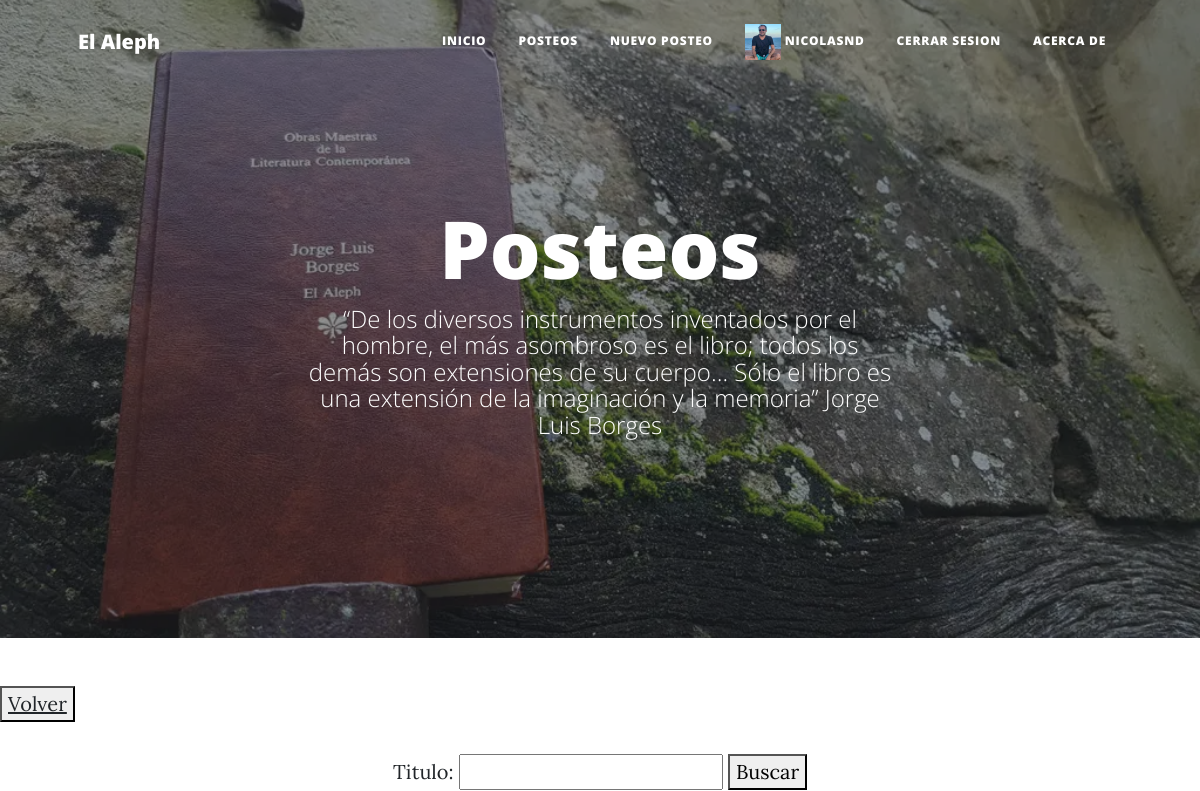
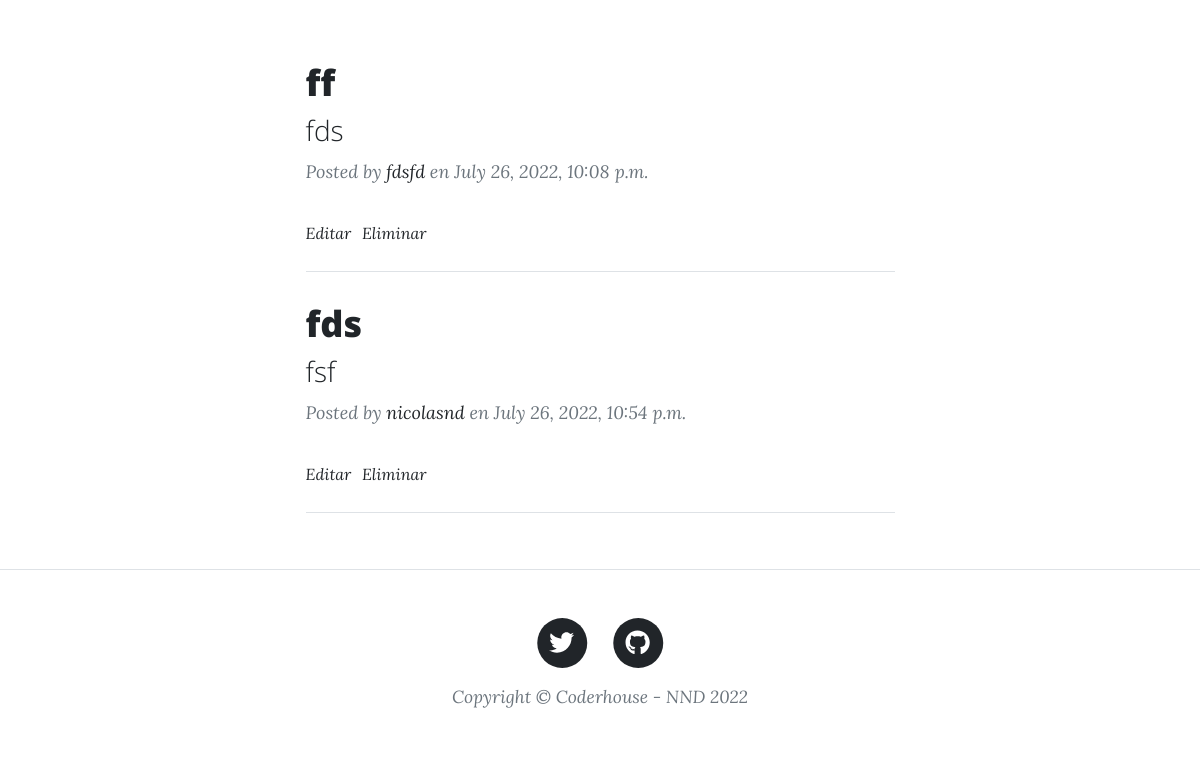
/blog/listado_posteos/ (signed in), run on an earlier commit of the app's database (2 pictures, top to bottom).
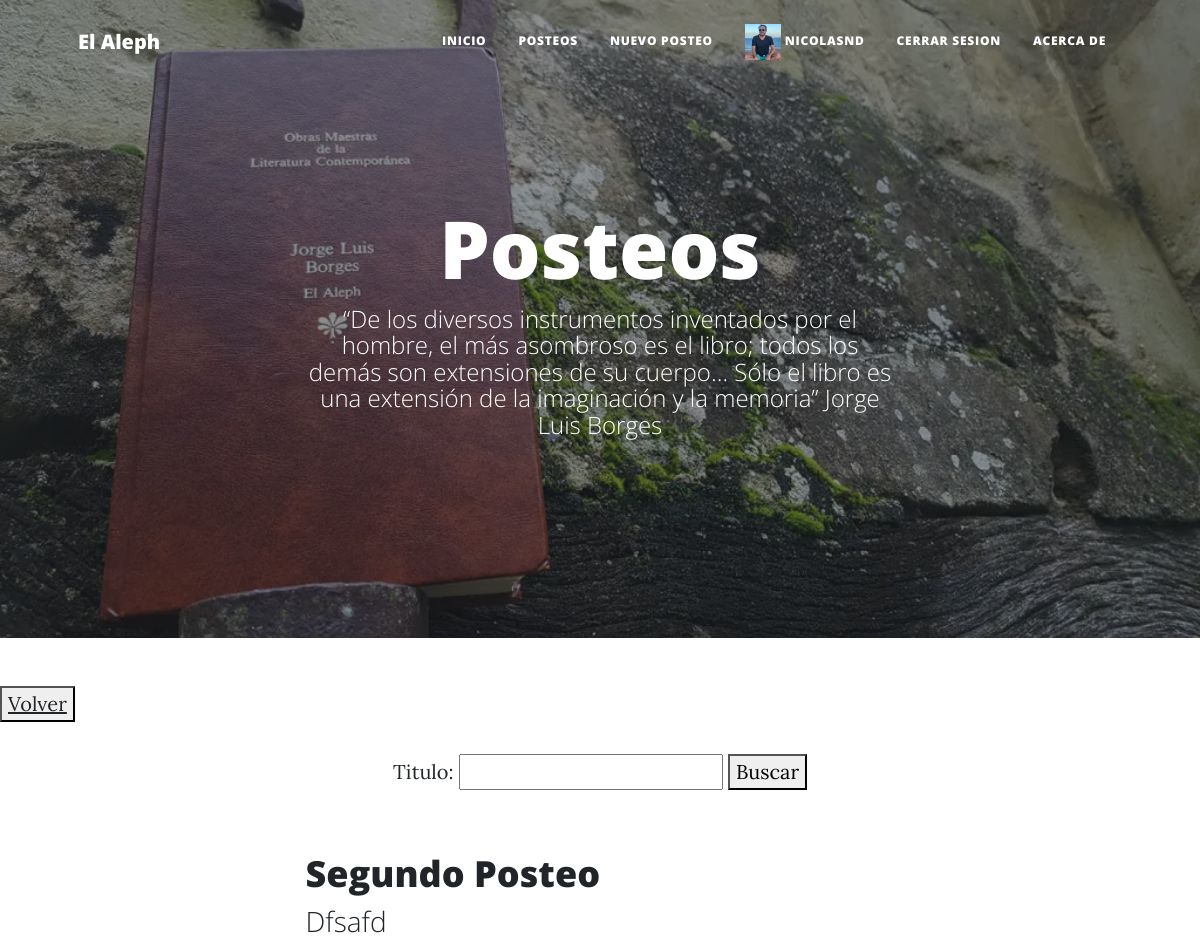
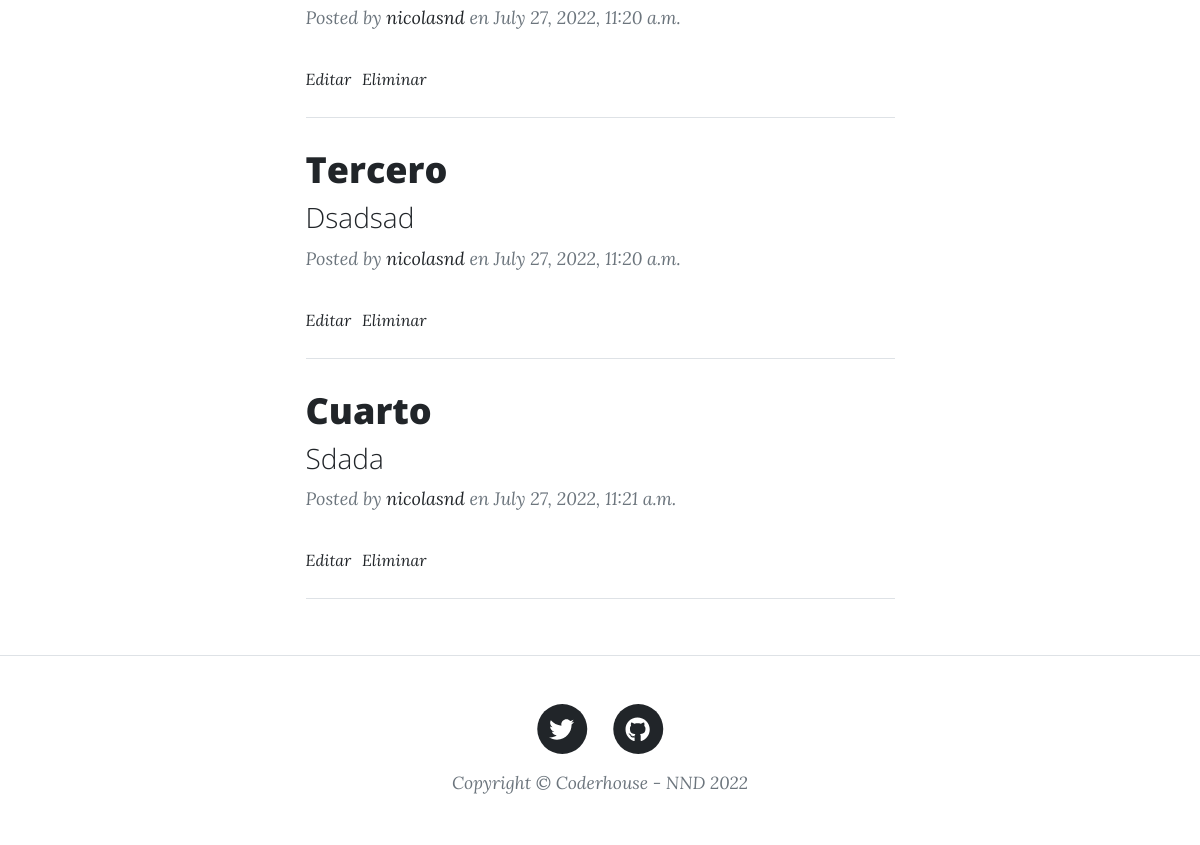
And on a later commit of the database (2 pictures, top to bottom).
### accounts/models.py (models this page shows, shortened)
class MasDatosUsuario(models.Model):
    user = models.OneToOneField(User, on_delete=models.CASCADE)
    avatar = models.ImageField(upload_to='avatares', null=True, blank=True)

### blog/models.py (models this page shows, shortened)
class Posteo(models.Model):
    titulo = models.CharField(max_length=30)
    subtitulo = models.CharField(max_length=30)
    contenido = RichTextField(null=True)
    autor = models.CharField(max_length=30)
    fecha_creacion = models.DateTimeField(null=True)
    imagen = models.ImageField(upload_to='posteos', blank=True)

### blog/views.py (the view)
# urls.py: path('listado_posteos/', ListadoPosteos.as_view(), name= "listado_posteos"),
class ListadoPosteos(ListView):
    model = Posteo
    template_name = 'blog/listado_posteos.html'
    def get_queryset(self):
        titulo = self.request.GET.get("titulo", "")
        if titulo:
            object_list = self.model.objects.filter(titulo__icontains=titulo)
        else:
            object_list = self.model.objects.all()
        return object_list
    def get_context_data(self, **kwargs):
        context = super().get_context_data(**kwargs)
        context["form"] = BusquedaPosteo()
        return context

### blog/forms.py
class BusquedaPosteo(forms.Form):
    titulo = forms.CharField(max_length=30, required=False)

### templates/blog/listado_posteos.html (shortened to what this page needs)
{% extends 'base.html' %}
{% block header %}
{% load static %}
<header class="masthead" style="background-image: url({% static 'inicio/assets/img/aleph.jpg' %})">
    <div class="container position-relative px-4 px-lg-5">
        <div class="row gx-4 gx-lg-5 justify-content-center">
            <div class="col-md-10 col-lg-8 col-xl-7">
                <div class="page-heading">
                    <h1>Posteos</h1>
                    <span class="subheading">“De los diversos instrumentos inventados por el hombre, el más asombroso es el libro; todos los demás son extensiones de su cuerpo… Sólo el libro es una extensión de la imaginación y la memoria” Jorge Luis Borges</span>
                </div>
            </div>
        </div>
    </div>
</header>
{% endblock header %}
{% block despues_del_header %}
<p>
    <button>
        <a href={% url 'index' %}>Volver</a>
    </button>
</p>
<p>
    <center>
        <form action={% url 'listado_posteos' %}>
            {{form}}
            <button>Buscar</button>
    </center>
</p>
<p>
    <div class="container px-4 px-lg-5">
        <div class="row gx-4 gx-lg-5 justify-content-center">
            <div class="col-md-10 col-lg-8 col-xl-7">
                {% if object_list %}
                    {% for posteo in object_list %}
                        <div class="post-preview">
                            <a href={% url 'posteo' posteo.id%}>
                                <h2 class="post-title">{{posteo.titulo}}</h2>
                                <h3 class="post-subtitle">{{posteo.subtitulo}}</h3>
                            <p class="post-meta">
                                Posted by
                                <a href={% url 'perfil' %}>{{posteo.autor}}</a>
                                en {{posteo.fecha_creacion}}
                            </p>
                        </div>
                        {% if request.user.is_authenticated %}
                        <font size=3><i><a href={% url 'editar_posteo' posteo.id %}> Editar</a></font></i>&nbsp
                        <font size=3><i><a href={% url 'eliminar_posteo' posteo.id %}>Eliminar</a></font></i>
                        {% endif %}
                        <hr class="my-4" />
                    {% endfor %}
                </div>
            </div>
        </div>
            {% else %}
            <p> <b>
                No se encontraron datos.
            </b>
            {% endif %}
</p>
{% endblock despues_del_header %}

### templates/base.html (shortened to what this page needs)
<!DOCTYPE html>
<html lang="en">
    <head>
        {% load static %}
        <link href={% static 'inicio/css/styles.css' %} rel="stylesheet" />
    </head>
    <body>
        <nav class="navbar navbar-expand-lg navbar-light" id="mainNav">
            <div class="container px-4 px-lg-5">
                <a class="navbar-brand" href={% url 'index' %}>El Aleph</a>
                <div class="collapse navbar-collapse" id="navbarResponsive">
                    <ul class="navbar-nav ms-auto py-4 py-lg-0">
                        <li class="nav-item"><a class="nav-link px-lg-3 py-3 py-lg-4" href={% url 'index' %}>Inicio</a></li>
                        <li class="nav-item"><a class="nav-link px-lg-3 py-3 py-lg-4" href={% url 'listado_posteos' %}>Posteos</a></li>
                        {% if request.user.is_authenticated %}
                        <li class="nav-item"><a class="nav-link px-lg-3 py-3 py-lg-4" href={% url 'crear_posteo' %}>Nuevo posteo</a></li>
                        <li class="nav-item"><a class="nav-link px-lg-3 py-3 py-lg-3" href={% url 'perfil' %}>
                            {% if request.user.masdatosusuario.avatar %}
                            <img src={{request.user.masdatosusuario.avatar.url}} alt="" height=36>
                            {% endif %}
                            {{request.user.username}}</a></li>
                        <li class="nav-item"><a class="nav-link px-lg-3 py-3 py-lg-4" href={% url 'logout' %}>Cerrar sesion</a></li>
                        {% else %}
                        <li class="nav-item"><a class="nav-link px-lg-3 py-3 py-lg-4" href={% url 'login' %}>Acceder</a></li>
                        <li class="nav-item"><a class="nav-link px-lg-3 py-3 py-lg-4" href={% url 'registro' %}>Registro</a></li>
                        {% endif %}
                        <li class="nav-item"><a class="nav-link px-lg-3 py-3 py-lg-4" href={% url 'about' %}>Acerca de</a></li>
                    </ul>
                </div>
            </div>
        </nav>
        {% block header %}{% endblock header %}
        {% block despues_del_header %}
        {% endblock despues_del_header %}
        <footer class="border-top">
            <div class="container px-4 px-lg-5">
                <div class="row gx-4 gx-lg-5 justify-content-center">
                    <div class="col-md-10 col-lg-8 col-xl-7">
                        <ul class="list-inline text-center">
                            <li class="list-inline-item">
                                <a href="https://www.twitter.com/borgesjorgel" target='_blanck'>
                                    <span class="fa-stack fa-lg">
                                        <i class="fas fa-circle fa-stack-2x"></i>
                                        <i class="fab fa-twitter fa-stack-1x fa-inverse"></i>
                                    </span>
                                </a>
                            </li>
                            <li class="list-inline-item">
                                <a href="https://github.com/niconievadumas/ProyectoFinal-NievaDumas" target='_blanck'>
                                    <span class="fa-stack fa-lg">
                                        <i class="fas fa-circle fa-stack-2x"></i>
                                        <i class="fab fa-github fa-stack-1x fa-inverse"></i>
                                    </span>
                                </a>
                            </li>
                        </ul>
                        <div class="small text-center text-muted fst-italic">Copyright &copy; Coderhouse - NND 2022</div>
                    </div>
                </div>
            </div>
        </footer>
    </body>
</html>

What changed in the data, as far as the page shows it:
removed Posteo: titulo "ff", subtitulo "fds", autor "fdsfd", fecha_creacion "July 26, 2022, 10:08 p.m."
removed Posteo: titulo "fds", subtitulo "fsf", autor "nicolasnd", fecha_creacion "July 26, 2022, 10:54 p.m."
added Posteo: titulo "Segundo Posteo", subtitulo "Dfsafd", autor "nicolasnd", fecha_creacion "July 27, 2022, 11:20 a.m."
added Posteo: titulo "Tercero", subtitulo "Dsadsad", autor "nicolasnd", fecha_creacion "July 27, 2022, 11:20 a.m."
added Posteo: titulo "Cuarto", subtitulo "Sdada", autor "nicolasnd", fecha_creacion "July 27, 2022, 11:21 a.m."
